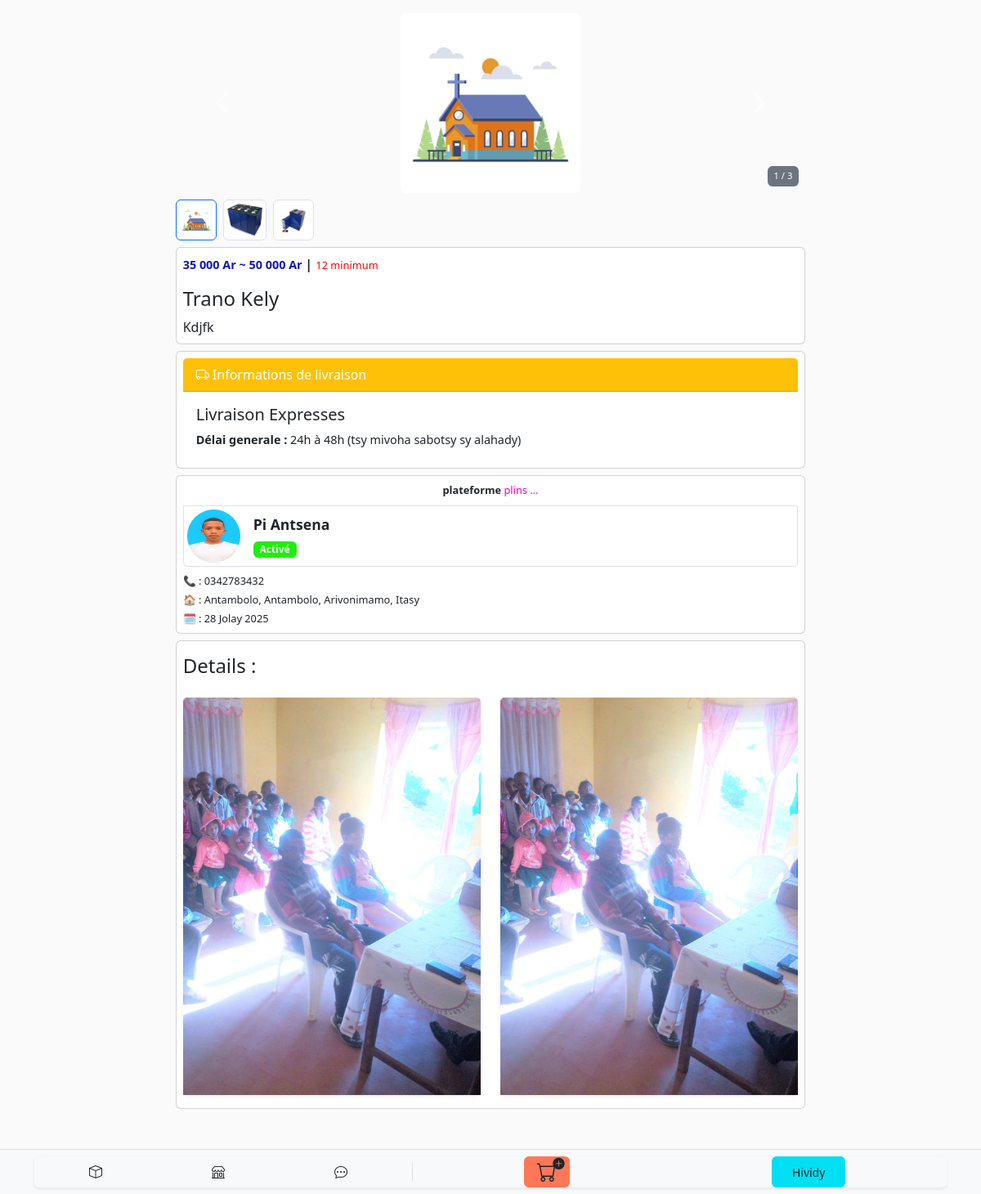
/acheteur/produits/78/, run on the app's committed database.
### vendeur/models.py (models this page shows, shortened)
class Produits(models.Model):
    magasin = models.ForeignKey(Magasin, on_delete=models.CASCADE, related_name='produits')
    nom_produit = models.CharField(max_length=100)
    description = models.CharField(max_length=180)
    moq = models.IntegerField(default=1)
    image_profil_produit = models.ImageField(upload_to='image_profil_produit')
    mot_clet = models.CharField(max_length=250)
    created_at = models.DateTimeField(auto_now_add=True)
    modele_livraison = models.ForeignKey('ModeleLivraison', on_delete=models.SET_NULL, null=True, help_text="frais de livraison appliqué à ce produit")
    promo_active = models.BooleanField(default=False)
    reduction_pourcentage = models.DecimalField(
        max_digits=5, decimal_places=2, null=True, blank=True,
        help_text="Pourcentage de réduction (0-100)"
    )
    promo_debut = models.DateTimeField(null=True, blank=True)
    promo_fin = models.DateTimeField(null=True, blank=True)
    def promo_est_active(self):
        maintenant = timezone.now()
        return (
            self.promo_active
            and self.reduction_pourcentage is not None
            and self.promo_debut is not None
            and self.promo_fin is not None
            and self.promo_debut <= maintenant <= self.promo_fin
        )

class VariationProduit(models.Model):
    produit = models.ForeignKey(Produits, on_delete=models.CASCADE, related_name='variations')
    nom_variation = models.CharField(max_length=100)
    image_variation = models.ImageField(upload_to='image_variation', blank=True, null=True)
    prix = models.IntegerField()
    stock = models.PositiveIntegerField(default=0)

class ModeleLivraison(models.Model):
    magasin = models.ForeignKey(Magasin, on_delete=models.CASCADE)
    nom = models.CharField(max_length=100)
    delai_livraison_generale = models.CharField(max_length=100)
    calcul_par = models.CharField(max_length=10, choices=[('lanja', 'lanja'), ('isa', 'isa')], default='isa')
    gratuit_a_partir_de_prix = models.IntegerField(null=True, blank=True, help_text="Montant minimum pour la livraison gratuite")
    class Meta:
        unique_together = ('magasin', 'nom')

class Magasin(models.Model):
    vendeur = models.OneToOneField(settings.AUTH_USER_MODEL, on_delete=models.CASCADE, related_name='magasin')
    nom_magasin = models.CharField(max_length=100)
    logo = models.ImageField(upload_to='logo_magasin', blank=True, null=True)
    lien_page_facebook = models.CharField()
    adresse_magasin = models.ForeignKey(Adresse, on_delete=models.SET_NULL, null=True)
    precision_adresse = models.CharField(max_length=150, blank=True, null=True)
    date_inscription = models.DateField(auto_now_add=True)

class Adresse(models.Model):
    region = models.CharField(max_length=100)
    district = models.CharField(max_length=100)
    commune = models.CharField(max_length=100)
    fokontany = models.CharField(max_length=100, blank=True, null=True)
    def __str__(self):
        parties = [self.fokontany, self.commune, self.district, self.region]
        return ", ".join([p for p in parties if p])

class DetailleProduit(models.Model):
    detaille_produit = models.ForeignKey(Produits, on_delete=models.CASCADE, related_name='detailleproduit')
    detaille_image = models.ImageField(upload_to='detaille_produit')
    detaille_file = models.FileField(upload_to='detaille_video', blank=True, null=True)

### users/models.py (models this page shows, shortened)
class CustomUser(AbstractBaseUser, PermissionsMixin):
    ROLE_CHOICES = (
        ('vendeur', 'vendeur'),
        ('acheteur', 'acheteur'),
    )
    phone = models.CharField(max_length=20, unique=True)
    role = models.CharField(max_length=10, choices=ROLE_CHOICES)
    is_active = models.BooleanField(default=False)
    is_staff = models.BooleanField(default=False)
    objects = CustomUserManager()
    USERNAME_FIELD = 'phone'
    REQUIRED_FIELDS = ['role']

### acheteur/views.py (the view, shortened to what this page needs)
# urls.py: path('produits/<int:produit_id>/', ProduitDetailPublicView.as_view(), name='acheteur_detail_produit'),
class ProduitDetailPublicView(View):
    def get(self, request, produit_id):
        produit = get_object_or_404(Produits, id=produit_id)
        variations = produit.variations.all()
        details = produit.detailleproduit.all().order_by('-detaille_file')  # vidéo d’abord
        prix_min = variations.aggregate(Min('prix'))['prix__min']
        prix_max = variations.aggregate(Max('prix'))['prix__max']
        ancien_prix_min = ancien_prix_max = None
        return render(request, 'acheteur/detail_produit.html', {
            'produit': produit,
            'variations': variations,
            'details': details,
            'prix_min': prix_min,
            'prix_max': prix_max,
            'ancien_prix_min': ancien_prix_min,
            'ancien_prix_max': ancien_prix_max,
        })

### acheteur/templates/acheteur/detail_produit.html (shortened to what this page needs)
{% load static %}
{% load date_malagasy %}
{% load format_mg %}
<!DOCTYPE html>
<html lang="en">
    <head>
        <link rel="stylesheet" href="{% static 'css/bootstrap/css/bootstrap.min.css' %}">
        <link href="https://cdn.jsdelivr.net/npm/bootstrap-icons@1.10.5/font/bootstrap-icons.css" rel="stylesheet">
    </head>
    <body style="padding-bottom: 80px; background-color: rgb(250, 250, 251);">
        <div class="container-fluid p-3">
            <div class="row justify-content-center">
                <div class="col-12 col-lg-10 col-xl-8 col-xxl-7">
                    <div class="position-relative">
                        <div id="carouselProduitComplet" class="carousel slide mb-1" data-bs-interval="false" data-bs-ride="false">
                            <div class="carousel-inner">
                            <div class="carousel-item active">
                                <img src="{{ produit.image_profil_produit.url }}" class="d-block mx-auto rounded"
                                    style="height: 220px; width: auto; max-width: 100%;" alt="Image principale"
                                    onerror="this.src='https://via.placeholder.com/250'">
                            </div>
                            </div>
                            <button class="carousel-control-prev" type="button" data-bs-target="#carouselProduitComplet" data-bs-slide="prev">
                            <span class="carousel-control-prev-icon" aria-hidden="true"></span>
                            </button>
                            <button class="carousel-control-next" type="button" data-bs-target="#carouselProduitComplet" data-bs-slide="next">
                            <span class="carousel-control-next-icon" aria-hidden="true"></span>
                            </button>
                            <div id="carouselCounter" class="position-absolute bottom-0 end-0 mb-2 me-2 bg-secondary text-white px-2 py-1 rounded" style="font-size: 0.7em; z-index: 10;">
                            </div>
                        </div>
                        <div class="d-flex justify-content-start mt-2 gap-2 flex-nowrap overflow-x-auto overflow-y-hidden"
                            style="white-space: nowrap;">
                            <img src="{{ produit.image_profil_produit.url }}"
                                class="img-thumbnail miniature-image border border-primary flex-shrink-0"
                                data-bs-target="#carouselProduitComplet"
                                data-bs-slide-to="0"
                                style="height: 50px; width: auto; cursor: pointer;"
                                onerror="this.src='https://via.placeholder.com/60'">
                            {% for var in variations %}
                                {% if var.image_variation %}
                                <img src="{{ var.image_variation.url }}"
                                    class="img-thumbnail miniature-image flex-shrink-0"
                                    data-bs-target="#carouselProduitComplet"
                                    data-bs-slide-to="{{ forloop.counter }}"
                                    style="height: 50px; width: auto; cursor: pointer;"
                                    onerror="this.src='https://via.placeholder.com/60'">
                                {% endif %}
                            {% endfor %}
                        </div>
                    </div>
                    <div class="card my-2 p-2">
                        <p>
                            <span style="color: rgb(22, 22, 186); font-weight: bold; font-size: 0.9em;">
                                {% if produit.promo_est_active %}
                                    {% if prix_min == prix_max %}
                                        <span class="text-muted text-decoration-line-through">{{ ancien_prix_min|separateur_mg }} Ar</span>
                                        <span class="text-danger fw-bold">{{ prix_min|separateur_mg }} Ar</span>
                                    {% else %}
                                        <span class="text-muted text-decoration-line-through">{{ ancien_prix_min|separateur_mg }} Ar ~ {{ ancien_prix_max|separateur_mg }} Ar</span>
                                        <span class="text-danger fw-bold">{{ prix_min|separateur_mg }} Ar ~ {{ prix_max|separateur_mg }} Ar</span>
                                    {% endif %}
                                    <span> hatramin'ny {{ produit.promo_fin|date_malagasy }} </span>
                                {% else %}
                                    {% if prix_min == prix_max %}
                                        <span>{{ prix_min|separateur_mg }} Ar</span>
                                    {% else %}
                                        <span>{{ prix_min|separateur_mg }} Ar ~ {{ prix_max|separateur_mg }} Ar</span>
                                    {% endif %}
                                {% endif %}
                            </span>
                            <span style="font-weight: bold;">|</span>
                            <span style="color: rgb(255, 0, 0); font-size: 0.8em;">
                                 {{ produit.moq }} minimum
                            </span>
                        </p>
                        <h4 class="card-title">{{ produit.nom_produit }}</h4>
                        <p class="card-text">{{ produit.description }}</p>
                    </div>
                    <div class="card my-2 p-2">
                            <div class="card-header bg-warning text-white">
                                <i class="bi bi-truck"></i> Informations de livraison
                            </div>
                            <div class="card-body">
                                {% if produit.modele_livraison %}
                                    <h5 class="card-title">{{ produit.modele_livraison.nom }}</h5>
                                    <p class="card-text" style="font-size: 0.9rem;">
                                        <strong>Délai generale :</strong> {{ produit.modele_livraison.delai_livraison_generale }}
                                    </p>
                                {% else %}
                                    <div class="alert alert-warning mb-0">
                                        <strong>Modèle de livraison :</strong> Tsy voafaritra.
                                    </div>
                                {% endif %}
                            </div>
                    </div>
                    <div class="card my-2 p-2">
                        <div style="font-size: 0.8em; border-top-left-radius: 5px; border-top-right-radius: 5px;" class="pb-2 text-center">
                            <span style="font-weight: bold;">plateforme </span>
                            <span style="color: rgb(239, 1, 187);">plins ...</span></span>
                        </div>
                        <div class="d-flex align-items-center p-1 border mb-2" style="border-bottom-right-radius: 5px; border-bottom-left-radius: 5px; ">
                            {% if produit.magasin.logo %}
                                <img src="{{ produit.magasin.logo.url }}" alt="Logo du magasin" class="rounded-circle me-3" width="65" height="65">
                            {% else %}
                                <img src="{% static 'images/logo_pardefaut.jpg' %}" alt="Logo par défaut" class="rounded-circle me-3" width="65" height="65">
                            {% endif %}
                            <div>
                                <p class="mb-1 fw-bold" style="font-size: 1.1em;">{{ produit.magasin.nom_magasin }}</p>
                                {% if produit.magasin.vendeur.is_active %}
                                <span class="badge" style="background-color: rgb(32, 238, 13);"> Activé</span>
                                {% else %}
                                <span class="badge bg-danger"> Non activé</span>
                                {% endif %}
                            </div>
                        </div>
                        <div style="font-size: 0.8rem;">
                            <p class="mb-1"><span>📞 : </span> {{ produit.magasin.vendeur.phone }}</p>
                            <p class="mb-1"><span>🏠 : </span> {{ produit.magasin.adresse_magasin }}</p>
                            <p class="mb-0"><span>🗓️ : </span> {{ produit.magasin.date_inscription|date_malagasy }}</p>
                        </div>
                    </div>
                    <div class="card my-2 p-2">
                        <h4 class="mt-2 mb-3">Details : </h4>
                        <div class="row">
                        {% for detail in details %}
                            {% if detail.detaille_image %}
                            <div class="col-12 col-sm-6 my-2">
                                <div class="card h-100 border-0 shadow-sm">
                                <img src="{{ detail.detaille_image.url }}"
                                    class="card-img-top object-fit-contain"
                                    style="height: auto;"
                                    alt="Détail produit">
                                </div>
                            </div>
                            {% endif %}
                        {% empty %}
                            <div class="col-12">
                            <div class="alert alert-info">Aucun média disponible</div>
                            </div>
                        {% endfor %}
                        </div>
                    </div>
                </div>
            </div>
        </div>
        <footer class="fixed-bottom bg-light border-top py-2">
<div class="container">
    <div class="bg-light rounded shadow-sm">
        <div class="row text-center align-items-center">
            <div class="col-5 d-flex justify-content-around border-end">
                <a href="{% url 'liste_produits' %}" class="text-dark text-decoration-none">
                    <i class="bi bi-box"></i>
                </a>
                <a href="{% url 'acheteur_produits_magasin' produit.magasin.id %}?from={{ produit.id }}" class="text-dark text-decoration-none">
                    <i class="bi bi-shop"></i>
                </a>
                <a href="#" class="text-dark text-decoration-none">
                    <i class="bi bi-chat-dots"></i>
                </a>
            </div>
<div class="col-7 d-flex justify-content-around">
    <div class="rounded px-3 d-flex align-items-center justify-content-center position-relative" style="background-color: rgb(255, 119, 89);">
        <a href="#" class="text-dark text-decoration-none position-relative">
            <i class="bi bi-cart fs-4"></i>
            <i class="bi bi-plus-circle-fill position-absolute"
               style="top: -3px; right: -10px; font-size: 0.9rem;"></i><br>
        </a>
    </div>
    <a href="#" class="btn rounded px-4" style="background-color: #00dff4;">
        <small>Hividy</small>
    </a>
</div>
        </footer>
    </body>
</html>

### data on the page
Produits: image_profil_produit (picture), moq "12", nom_produit "Trano Kely", description "Kdjfk", modele_livraison.nom "Livraison Expresses", modele_livraison.delai_livraison_generale "24h à 48h (tsy mivoha sabotsy sy alahady)", magasin.logo (picture), magasin.nom_magasin "Pi Antsena", magasin.vendeur.phone "0342783432", magasin.adresse_magasin "Antambolo, Antambolo, Arivonimamo, Itasy", magasin.date_inscription "28 Jolay 2025"
VariationProduit: image_variation (picture)
VariationProduit: image_variation (picture)
DetailleProduit: detaille_image (picture)
DetailleProduit: detaille_image (picture)

### other printed values
{{ prix_min|separateur_mg }} "35 000"
{{ prix_max|separateur_mg }} "50 000"
